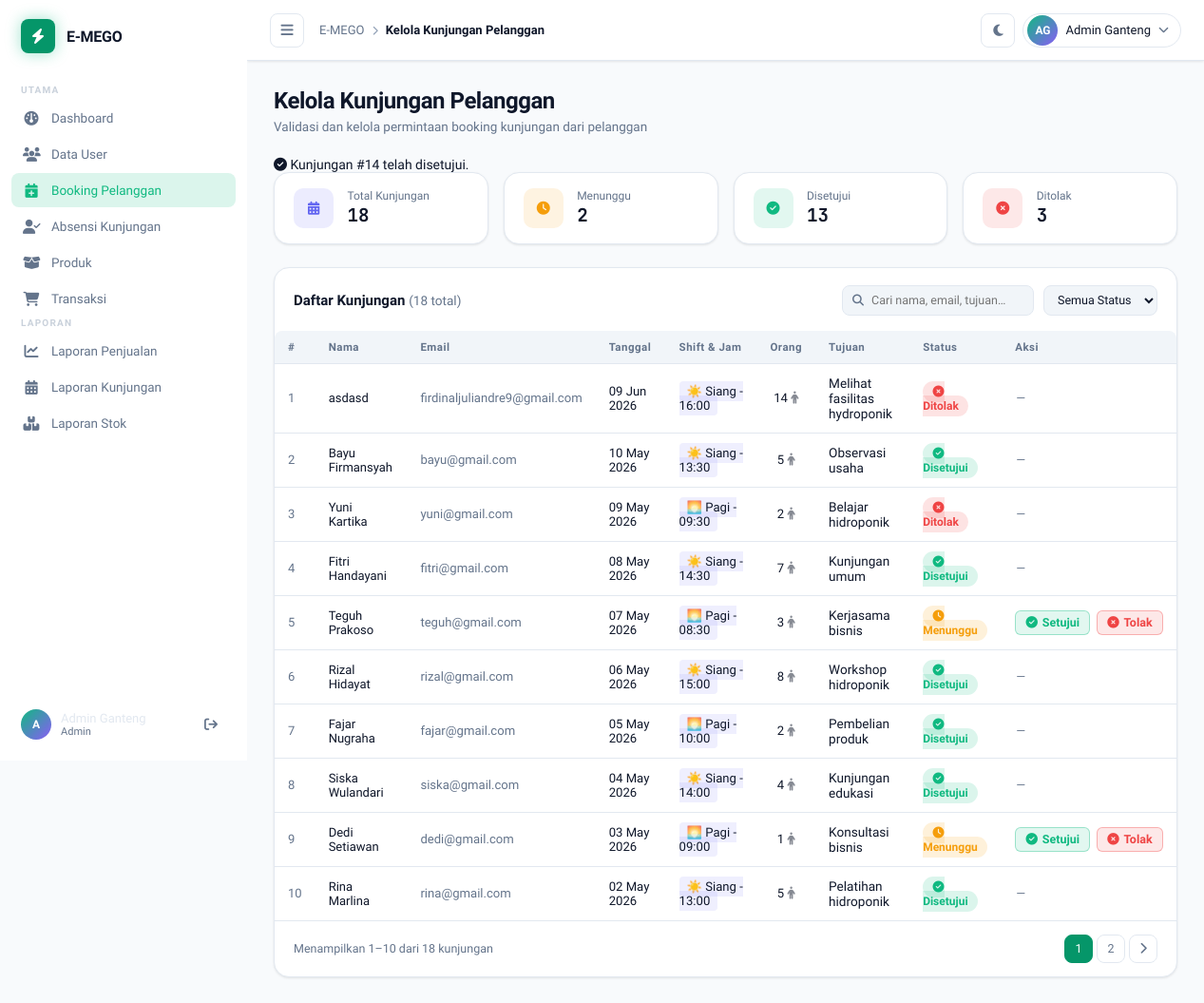
Screenshot of /admin/kelola_kunjungan_pelanggan.php?setujui=14 (signed in) with the database file from the repository.
### tables this page shows
CREATE TABLE `kunjungan` (
  `id` int(10) UNSIGNED NOT NULL,
  `nama_pengunjung` varchar(100) NOT NULL,
  `email` varchar(255) DEFAULT NULL,
  `tanggal_kunjungan` date NOT NULL,
  `shift` enum('pagi','siang') DEFAULT 'pagi',
  `jam` varchar(50) DEFAULT '09:00',
  `jumlah_orang` int(11) DEFAULT 1,
  `tujuan` varchar(255) NOT NULL,
  `status` enum('pending','approved','rejected') DEFAULT 'pending',
  `kehadiran` enum('hadir','tidak_hadir') DEFAULT NULL,
  `created_at` timestamp NOT NULL DEFAULT current_timestamp()
);

### admin/kelola_kunjungan_pelanggan.php (the view, shortened to what the rows shown need)
<?php
require_once __DIR__ . '/../config.php';
$search       = trim($_GET['q'] ?? '');
$statusFilter = $_GET['status'] ?? '';
$page         = max(1, (int) ($_GET['page'] ?? 1));
$limit        = 10;
$offset       = ($page - 1) * $limit;
$where  = "WHERE 1=1";
$params = [];
$dataStmt = $pdo->prepare("
    SELECT id, nama_pengunjung, email, tanggal_kunjungan, shift, jam, jumlah_orang, tujuan, status, created_at
    FROM kunjungan
    $where
    ORDER BY id DESC
    LIMIT $limit OFFSET $offset
");
$dataStmt->execute($params);
$kunjungan = $dataStmt->fetchAll();
function badgeStyle(string $status): string {
    return match($status) {
        'pending'  => 'background:rgba(245,158,11,.15);color:#f59e0b',
        'approved' => 'background:rgba(16,185,129,.15);color:#10b981',
        'rejected' => 'background:rgba(239,68,68,.15);color:#ef4444',
        default    => 'background:rgba(100,116,139,.15);color:#64748b',
    };
}
function statusIcon(string $status): string {
    return match($status) {
        'pending'  => 'fa-clock',
        'approved' => 'fa-circle-check',
        'rejected' => 'fa-circle-xmark',
        default    => 'fa-circle',
    };
}
function statusLabel(string $status): string {
    return match($status) {
        'pending'  => 'Menunggu',
        'approved' => 'Disetujui',
        'rejected' => 'Ditolak',
        default    => ucfirst($status),
    };
}
?>
<!DOCTYPE html>
<html lang="id">
<head>
    <link rel="stylesheet" href="https://cdnjs.cloudflare.com/ajax/libs/font-awesome/6.5.0/css/all.min.css" />
    <link rel="stylesheet" href="../css/style.css" />
</head>
<body>
    <div class="main-wrapper" id="mainWrapper">
        <main class="content" id="contentArea">
            <section class="page active">
                <div class="page-header">
                    <div>
                        <h1 class="page-title">Kelola Kunjungan Pelanggan</h1>
                    </div>
                </div>
                <div class="card table-card">
                    <div class="table-wrapper">
                        <table class="data-table">
                            <thead>
                                <tr>
                                    <th>#</th>
                                    <th>Nama</th>
                                    <th>Email</th>
                                    <th>Tanggal</th>
                                    <th>Shift & Jam</th>
                                    <th>Orang</th>
                                    <th>Tujuan</th>
                                    <th>Status</th>
                                    <th>Aksi</th>
                                </tr>
                            </thead>
                            <tbody>
                                <?php if (empty($kunjungan)): ?>
                                    <tr>
                                        <td colspan="9" style="text-align:center;padding:2rem;color:var(--text-muted)">
                                            <i class="fa-solid fa-calendar-days" style="font-size:2rem;margin-bottom:.5rem;display:block;opacity:.3"></i>
                                            Tidak ada data kunjungan ditemukan.
                                        </td>
                                    </tr>
                                <?php else: ?>
                                    <?php foreach ($kunjungan as $i => $k): ?>
                                        <tr>
                                            <td style="color:var(--text-muted)"><?= $offset + $i + 1 ?></td>
                                            <td style="font-weight:500"><?= htmlspecialchars($k['nama_pengunjung']) ?></td>
                                            <td style="font-size:.82rem;color:var(--text-muted)"><?= htmlspecialchars($k['email']) ?></td>
                                            <td style="font-size:.82rem"><?= date('d M Y', strtotime($k['tanggal_kunjungan'])) ?></td>
                                            <td style="font-size:.82rem">
                                                <span style="background:rgba(99,102,241,.1);padding:.2rem .5rem;border-radius:4px">
                                                    <?= $k['shift'] === 'pagi' ? '🌅' : '☀️' ?>
                                                    <?= ucfirst($k['shift']) ?> - <?= $k['jam'] ?>
                                                </span>
                                            </td>
                                            <td style="font-size:.82rem;font-weight:500;text-align:center"><?= $k['jumlah_orang'] ?> <i class="fa-solid fa-person" style="opacity:.5"></i></td>
                                            <td style="font-size:.85rem"><?= htmlspecialchars($k['tujuan']) ?></td>
                                            <td>
                                                <span style="<?= badgeStyle($k['status']) ?>;padding:.25rem .65rem;border-radius:20px;font-size:.75rem;font-weight:600">
                                                    <i class="fa-solid <?= statusIcon($k['status']) ?>"></i>
                                                    <?= statusLabel($k['status']) ?>
                                                </span>
                                            </td>
                                            <td>
                                                <?php if ($k['status'] === 'pending'): ?>
                                                    <div style="display:flex;gap:.4rem;align-items:center;flex-wrap:nowrap">
                                                        <a href="kelola_kunjungan_pelanggan.php?setujui=<?= $k['id'] ?><?= $search ? '&q='.urlencode($search) : '' ?><?= $statusFilter ? '&status='.$statusFilter : '' ?>"
                                                           style="display:inline-flex;align-items:center;gap:.3rem;padding:.3rem .65rem;font-size:.78rem;font-weight:600;background:rgba(16,185,129,.12);color:#10b981;border:1px solid rgba(16,185,129,.35);border-radius:6px;text-decoration:none;white-space:nowrap;transition:background .15s,transform .1s"
                                                           title="Setujui kunjungan ini"
                                                           onclick="return confirm('Setujui kunjungan ini?')"
                                                           onmouseover="this.style.background='rgba(16,185,129,.25)'"
                                                           onmouseout="this.style.background='rgba(16,185,129,.12)'">
                                                            <i class="fa-solid fa-circle-check"></i> Setujui
                                                        </a>
                                                        <a href="kelola_kunjungan_pelanggan.php?tolak=<?= $k['id'] ?><?= $search ? '&q='.urlencode($search) : '' ?><?= $statusFilter ? '&status='.$statusFilter : '' ?>"
                                                           style="display:inline-flex;align-items:center;gap:.3rem;padding:.3rem .65rem;font-size:.78rem;font-weight:600;background:rgba(239,68,68,.12);color:#ef4444;border:1px solid rgba(239,68,68,.35);border-radius:6px;text-decoration:none;white-space:nowrap;transition:background .15s,transform .1s"
                                                           title="Tolak kunjungan ini"
                                                           onclick="return confirm('Tolak kunjungan ini?')"
                                                           onmouseover="this.style.background='rgba(239,68,68,.25)'"
                                                           onmouseout="this.style.background='rgba(239,68,68,.12)'">
                                                            <i class="fa-solid fa-circle-xmark"></i> Tolak
                                                        </a>
                                                    </div>
                                                <?php else: ?>
                                                    <span style="font-size:.78rem;color:var(--text-muted);font-style:italic">—</span>
                                                <?php endif; ?>
                                            </td>
                                        </tr>
                                    <?php endforeach; ?>
                                <?php endif; ?>
                            </tbody>
                        </table>
                    </div>
                </div>
            </section>
        </main>
    </div>
</body>
</html>

### rows the page displays
kunjungan: i "1", nama_pengunjung "asdasd", email "firdinaljuliandre9@gmail.com", tanggal_kunjungan "09 Jun 2026", shift "Siang", jam "16:00", jumlah_orang "14", tujuan "Melihat fasilitas hydroponik", status "Ditolak"
kunjungan: i "2", nama_pengunjung "Bayu Firmansyah", email "bayu@gmail.com", tanggal_kunjungan "10 May 2026", shift "Siang", jam "13:30", jumlah_orang "5", tujuan "Observasi usaha", status "Disetujui"
kunjungan: i "3", nama_pengunjung "Yuni Kartika", email "yuni@gmail.com", tanggal_kunjungan "09 May 2026", shift "Pagi", jam "09:30", jumlah_orang "2", tujuan "Belajar hidroponik", status "Ditolak"
kunjungan: i "4", nama_pengunjung "Fitri Handayani", email "fitri@gmail.com", tanggal_kunjungan "08 May 2026", shift "Siang", jam "14:30", jumlah_orang "7", tujuan "Kunjungan umum", status "Disetujui"
kunjungan: i "5", nama_pengunjung "Teguh Prakoso", email "teguh@gmail.com", tanggal_kunjungan "07 May 2026", shift "Pagi", jam "08:30", jumlah_orang "3", tujuan "Kerjasama bisnis", status "Menunggu"
kunjungan: i "6", nama_pengunjung "Rizal Hidayat", email "rizal@gmail.com", tanggal_kunjungan "06 May 2026", shift "Siang", jam "15:00", jumlah_orang "8", tujuan "Workshop hidroponik", status "Disetujui"
kunjungan: i "7", nama_pengunjung "Fajar Nugraha", email "fajar@gmail.com", tanggal_kunjungan "05 May 2026", shift "Pagi", jam "10:00", jumlah_orang "2", tujuan "Pembelian produk", status "Disetujui"
kunjungan: i "8", nama_pengunjung "Siska Wulandari", email "siska@gmail.com", tanggal_kunjungan "04 May 2026", shift "Siang", jam "14:00", jumlah_orang "4", tujuan "Kunjungan edukasi", status "Disetujui"
kunjungan: i "9", nama_pengunjung "Dedi Setiawan", email "dedi@gmail.com", tanggal_kunjungan "03 May 2026", shift "Pagi", jam "09:00", jumlah_orang "1", tujuan "Konsultasi bisnis", status "Menunggu"
kunjungan: i "10", nama_pengunjung "Rina Marlina", email "rina@gmail.com", tanggal_kunjungan "02 May 2026", shift "Siang", jam "13:00", jumlah_orang "5", tujuan "Pelatihan hidroponik", status "Disetujui"

### other values shown
substr($_SESSION['user_name'] ?? 'A', 0, 1) "A"
$_SESSION['user_name'] "Admin Ganteng"
$role "Admin"
initials($_SESSION['user_name'] ?? 'AD') "AG"
$alert "Kunjungan #14 telah disetujui."
$stat['total'] "18"
$stat['pending'] "2"
$stat['approved'] "13"
$stat['rejected'] "3"
$total "18"
$offset + 1 "1"
min($offset + $limit, $total) "10"
